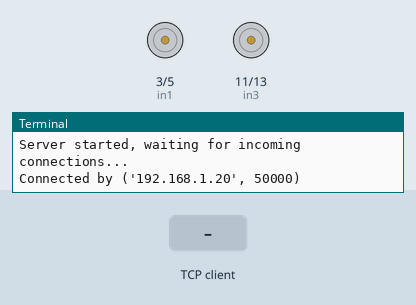
Bench run of a program on a simulated Raspberry Pi (header pin numbers). On the bench: motor-driver pin pairs drawn as motors (green arrow = first pin HIGH = forward, orange = second pin HIGH = backward, longer = more drive), the last lines printed to the terminal. The test bench sets the inputs (shaded band). One TCP client connects 1 s after the port opens and stays connected.

Above: at 1.2 s.
1.3 s: the TCP client sends "FORWARD\n"
At 2.2 s:
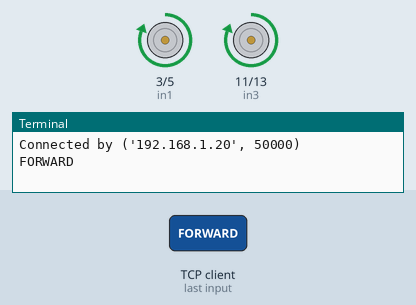
2.8 s: the TCP client sends "STOP\n"
At 3.4 s:
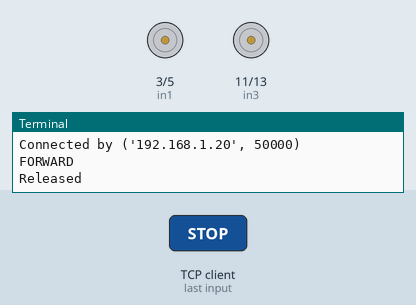
4.3 s: the TCP client sends "BACKWARD\n"
At 5.7 s:
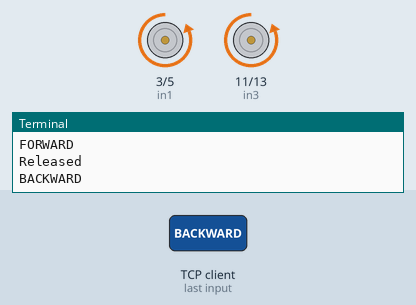
Timing chart, 0 to 7.3 s (numbered marks = the images above; inputs shaded):
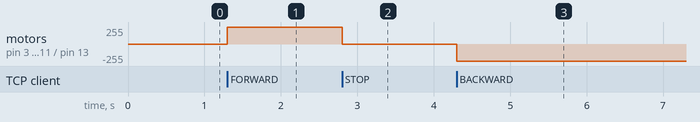

Measured:
- after the input at 1.3 s, motor on pin 3 (in1) / pin 5 (in2), motor on pin 11 (in3) / pin 13 (in4): stopped → forward 255/255 at once
- after the input at 2.8 s, motor on pin 3 (in1) / pin 5 (in2), motor on pin 11 (in3) / pin 13 (in4): forward 255/255 → stopped at once
- after the input at 4.3 s, motor on pin 3 (in1) / pin 5 (in2), motor on pin 11 (in3) / pin 13 (in4): stopped → backward 255/255 at once

The program:

ServerControl.py
```python
import RPi.GPIO as GPIO
import socket

# Define host and port for the server
HOST = '0.0.0.0'
PORT = 12345

# Define GPIO pin numbers for car control
in1 = 3
in2 = 5
in3 = 11
in4 = 13

# Configure GPIO pins
GPIO.setmode(GPIO.BOARD)
GPIO.setup(in1, GPIO.OUT)
GPIO.setup(in2, GPIO.OUT)
GPIO.setup(in3, GPIO.OUT)
GPIO.setup(in4, GPIO.OUT)

# Create a socket object
sock = socket.socket(socket.AF_INET, socket.SOCK_STREAM)

# Bind the socket to a specific address and port
sock.bind((HOST, PORT))

# Listen for incoming connections
sock.listen(1)
print('Server started, waiting for incoming connections...')

# Wait for incoming connections
conn, addr = sock.accept()
print(f'Connected by {addr}')

# Flag to indicate button press received
button_pressed = False
GPIO.output(in1, GPIO.LOW)
GPIO.output(in2, GPIO.LOW)
GPIO.output(in3, GPIO.LOW)
GPIO.output(in4, GPIO.LOW)
# Receive and process data from the client
try:
    while True:
        if not button_pressed:
            data = conn.recv(1024)
            if not data:
                continue
            command = data.decode().strip()
            print(command)
            # Set the button_pressed flag to True
            button_pressed = True

            # Control the car based on the received command
            if command == 'FORWARD':
                GPIO.output(in1, GPIO.HIGH)
                GPIO.output(in2, GPIO.LOW)
                GPIO.output(in3, GPIO.HIGH)
                GPIO.output(in4, GPIO.LOW)
            elif command == 'BACKWARD':
                GPIO.output(in1, GPIO.LOW)
                GPIO.output(in2, GPIO.HIGH)
                GPIO.output(in3, GPIO.LOW)
                GPIO.output(in4, GPIO.HIGH)
            elif command == 'LEFT':
                GPIO.output(in1, GPIO.LOW)
                GPIO.output(in2, GPIO.LOW)
                GPIO.output(in3, GPIO.HIGH)
                GPIO.output(in4, GPIO.LOW)
            elif command == 'RIGHT':
                GPIO.output(in1, GPIO.HIGH)
                GPIO.output(in2, GPIO.LOW)
                GPIO.output(in3, GPIO.LOW)
                GPIO.output(in4, GPIO.LOW)
            elif command == 'STOP':
                GPIO.output(in1, GPIO.LOW)
                GPIO.output(in2, GPIO.LOW)
                GPIO.output(in3, GPIO.LOW)
                GPIO.output(in4, GPIO.LOW)
            else:
                print('Invalid command')

        # If button press received, continue looping until button is released
        while button_pressed:
            data = conn.recv(1024)
            if not data:
                continue
            command = data.decode().strip()
            if command == 'STOP':  # Button release command
                button_pressed = False
                print('Released')
                GPIO.output(in1, GPIO.LOW)
                GPIO.output(in2, GPIO.LOW)
                GPIO.output(in3, GPIO.LOW)
                GPIO.output(in4, GPIO.LOW)
                break

finally:
    # Clean up GPIO and the connection
    GPIO.cleanup()
    conn.close()
```
